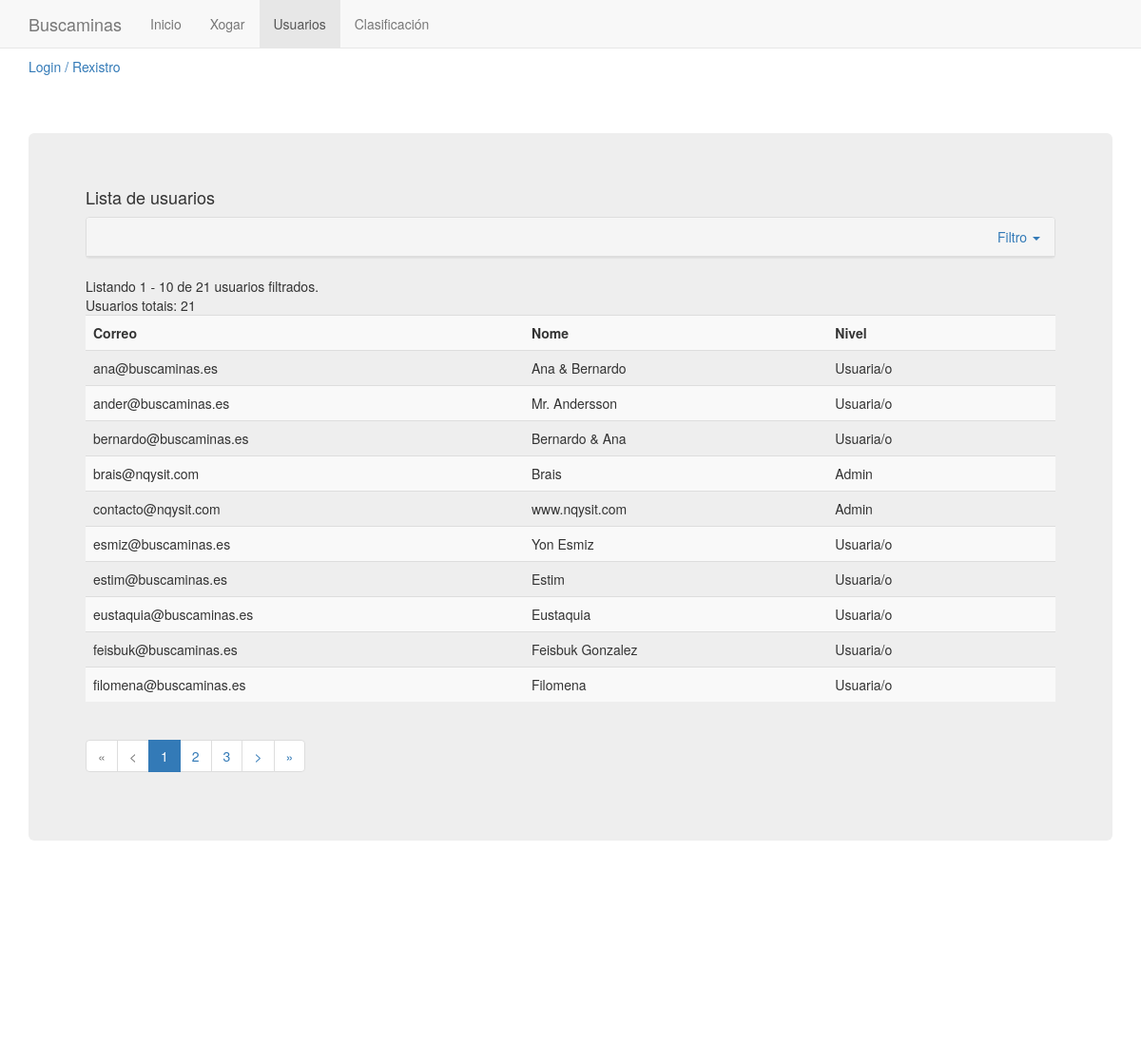
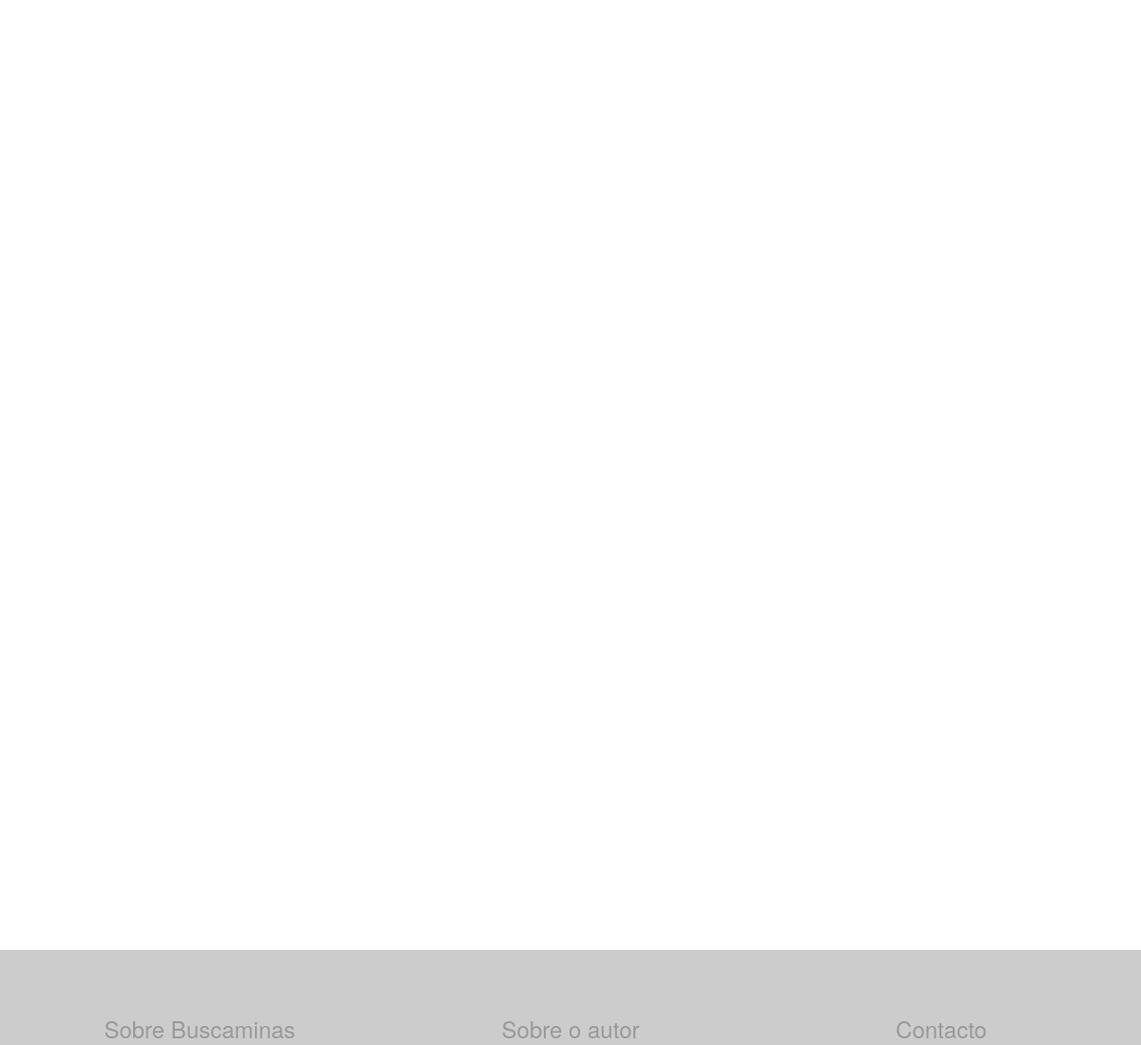
The page /app/lista_usuarios.php on the database its author committed (2 pictures, top to bottom).
### tables this page shows
CREATE TABLE IF NOT EXISTS `usuario` (
`ID` int(11) NOT NULL,
  `mail` varchar(50) NOT NULL,
  `nome` varchar(50) NOT NULL,
  `pass` varchar(50) NOT NULL,
  `nivel` tinyint(4) NOT NULL
);

### app/conexion.php (called while the page is built, shortened)
<?php
    $bd_ip = "localhost";
    $bd_user = "user_buscaminas";
    $bd_pass = "user_buscaminas";
    $bd_nome = "buscaminas";
?>

### app/clase_BD.php (called while the page is built, shortened)
<?php
class BD
{
  var $conexion;
  function __construct()
  {
    include("conexion.php");
    $this->conexion = mysqli_connect($bd_ip, $bd_user, $bd_pass, $bd_nome);
  }
  function numeroUsuarios()
  {
    $sql = "select * from usuario where ID > 1";
    $res = mysqli_query($this->conexion, $sql);
    return $res->num_rows;
  }
  function listarUsuarios($mail, $nome, $nivel, $orderby, $order, $inicio, $items)
  {
    $m = mysqli_real_escape_string($this->conexion, $mail);
    $n = mysqli_real_escape_string($this->conexion, $nome);
    $sql='';
    $sql = $sql."select ID, mail, nome, nivel from usuario where ";
    $sql = $sql."ID > 1 ";
    $sql = $sql."and nome like '%".$n."%' ";
    $sql = $sql."and mail like '%".$m."%' ";
    $sql = $sql."order by ".$orderby." ".$order." ";
    $sql = $sql."limit " . $inicio . "," . $items." " ;
    return mysqli_query($this->conexion, $sql);
  }
  function listarUsuariosCont($mail, $nome, $nivel)
  {
    $m = mysqli_real_escape_string($this->conexion, $mail);
    $n = mysqli_real_escape_string($this->conexion, $nome);
    $sql='';
    $sql = $sql."select ID, mail, nome, nivel from usuario where ";
    $sql = $sql."ID > 1 ";
    $sql = $sql."and nome like '%".$n."%' ";
    $sql = $sql."and mail like '%".$m."%' ";
    $toret = 0;
    if($u = mysqli_query($this->conexion, $sql))
        $toret = $u->num_rows;
    return $toret;
  }
}
?>

### app/lista_usuarios.php (the view, shortened to what this page needs)
<?php include("header.php"); ?>
<div class="container">
  <?php include("login.php"); ?>
</div>
<div class="container">
  <div class="jumbotron">
      <h4>Lista de usuarios</h4>
<?php
   $p = 1;
   $items = 10;
   $orderby = "mail";
   $order = "asc";
   $mail='';
   $nome='';
   $nivel=0;
?>
    <div class="panel panel-default">
        <div class="panel-heading text-right">
            <a data-toggle="collapse" data-parent="#accordion" href="#collapseForm">
              Filtro <span class="caret"></span>
            </a>
        </div>
    </div>
<?php
    $bd = new bd();
    $nt = $bd->numeroUsuarios();
    $nf = $bd->listarUsuariosCont($mail, $nome, $nivel);
    $inicio = ($p - 1) * $items;
    $total_paxinas = ceil($nf / $items);
    $mostrando_inicio = intval($inicio +1);
    $mostrando_fin = intval($inicio + $items);
    $lista = $bd->listarUsuarios($mail, $nome, $nivel, $orderby, $order, $inicio, $items);
    echo "<span>Listando ".$mostrando_inicio." - ".$mostrando_fin." de ".intval($nf)." usuarios filtrados.</span>";
    echo "<br />";
    echo "<span>Usuarios totais: ".$nt."</span>";
    echo "
        <table class='table table-striped table-hover'>
            <tr>
                <th>Correo</th>
                <th>Nome</th>
                <th>Nivel</th>
                <th>&nbsp;</th>
            </tr>
    ";
    if($lista->num_rows > 0)
    {
        while($row = $lista->fetch_assoc())
        {
            echo "<tr>";
                echo "<td>".$row['mail']."</td>";
                echo "<td>".$row['nome']."</td>";
                echo "<td>";
                    if ($row['nivel'] == 1) echo "Admin";
                    if ($row['nivel'] == 2) echo "Usuaria/o";
                echo "</td>";
                echo "<td>";
                echo "</td>";
            echo "</tr>";
        }
    }
    echo "</table>";
    echo "        <ul class='pagination'>";
    if($p == 1)
    {
        echo "      <li class='disabled'><a href='#'>&laquo;</a></li>";
        echo "      <li class='disabled'><a href='#'>&lt;</a></li>";
    }
    else
    {
        echo "      <li><a href='#' onClick='cambiaPaxListado(1)'>&laquo;</a></li>";
        echo "      <li><a href='#' onClick='cambiaPaxListado(".intval($p -1).")'>&lt;</a></li>";
    }
    for($i=1; $i<=$total_paxinas; $i++)
    {
        if($i == $p)
            echo "<li class='active'><a href='#'>".$i."</a></li>";
        else
            echo "<li><a href='#' onClick='cambiaPaxListado(".$i.")'>".$i."</a></li>";
    }
    if($p >= $total_paxinas)
    {
        echo "          <li class='disabled'><a href='#'>&gt;</a></li>";
        echo "          <li class='disabled'><a href='#'>&raquo;</a></li>";
    }
    else
    {
        echo "      <li><a href='#' onClick='cambiaPaxListado(".intval($p + 1).")'>&gt;</a></li>";
        echo "      <li><a href='#' onClick='cambiaPaxListado(".intval($total_paxinas).")'>&raquo;</a></li>";
    }
    echo "        </ul>";
?>
    </div>
</div>
<?php include("footer.php"); ?>

### app/css/navbar-fixed-top.css (style rules this page uses)
html { position: relative; min-height: 100%; }
body { margin-bottom: 60px; }
body > .container { padding: 60px 15px 0; }

### rows shown on the page
usuario: mail "ana@buscaminas.es", nome "Ana & Bernardo", nivel "Usuaria/o"
usuario: mail "ander@buscaminas.es", nome "Mr. Andersson", nivel "Usuaria/o"
usuario: mail "bernardo@buscaminas.es", nome "Bernardo & Ana", nivel "Usuaria/o"
usuario: mail "brais@nqysit.com", nome "Brais", nivel "Admin"
usuario: mail "contacto@nqysit.com", nome "www.nqysit.com", nivel "Admin"
usuario: mail "esmiz@buscaminas.es", nome "Yon Esmiz", nivel "Usuaria/o"
usuario: mail "estim@buscaminas.es", nome "Estim", nivel "Usuaria/o"
usuario: mail "eustaquia@buscaminas.es", nome "Eustaquia", nivel "Usuaria/o"
usuario: mail "feisbuk@buscaminas.es", nome "Feisbuk Gonzalez", nivel "Usuaria/o"
usuario: mail "filomena@buscaminas.es", nome "Filomena", nivel "Usuaria/o"

### other values the page prints
$mostrando_inicio "1"
$mostrando_fin "10"
$nf "21"
$nt "21"
